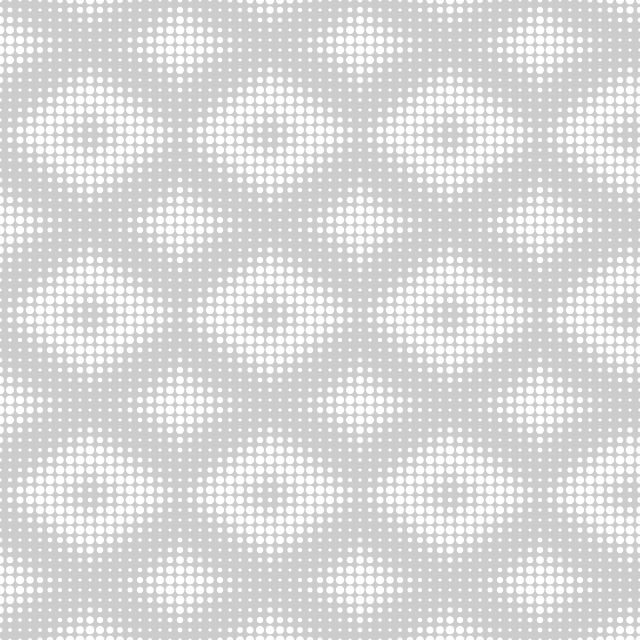
Frame 1 (no input)
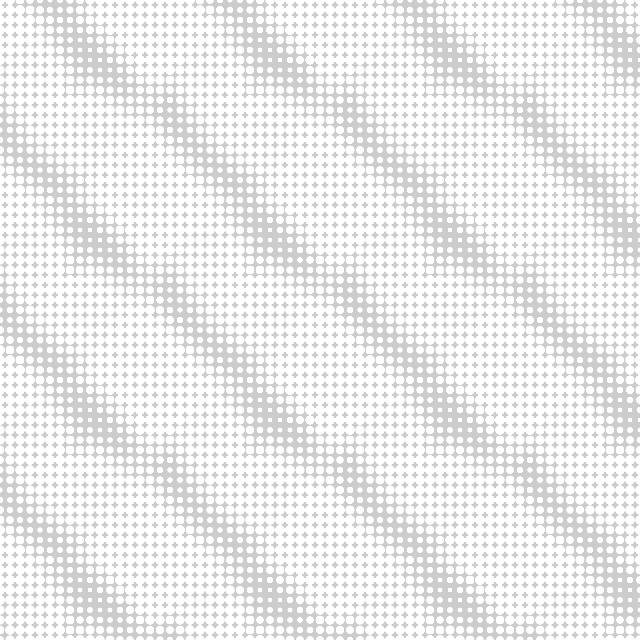
Frame 60 (the mouse pressed at the canvas centre just before this capture)
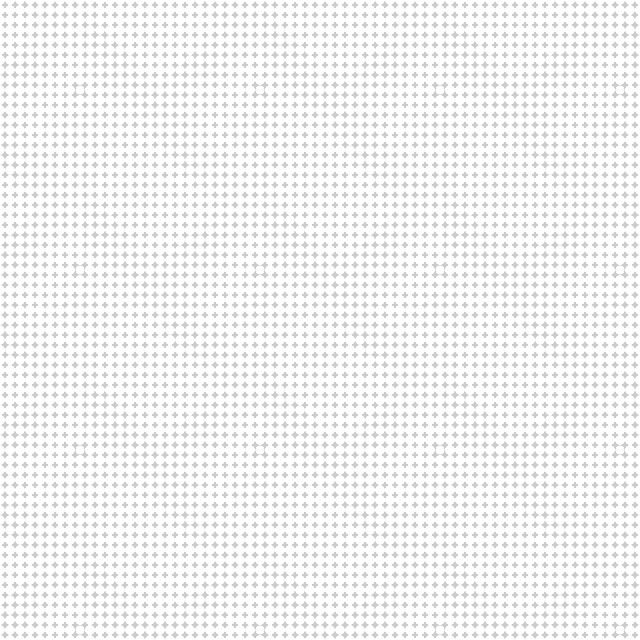
Frame 120 (the mouse held since frame 60 and released just before this capture)

The Processing sketch that drew these frames (run headless with seeded random() and noise(); from frame 60 on, the mouse is pressed at the canvas centre):

// Processing sketch: day107
// ── day107.pde
float t, x, y;
void setup() {
  size(640, 640);
  noStroke();
}
void draw() {
  clear();
  for (x=0; x<641; x+=10)
    for (y=0; y<641; y+=10)
      circle(x, y, (sin(PI/60*dist(90*cos(t)+320, 90*sin(t)+320, 40*acos(sin(PI/90*y+t)), 40*acos(cos(PI/90*x+t)))+t)+2)*3);
  t+=PI/90;
}
